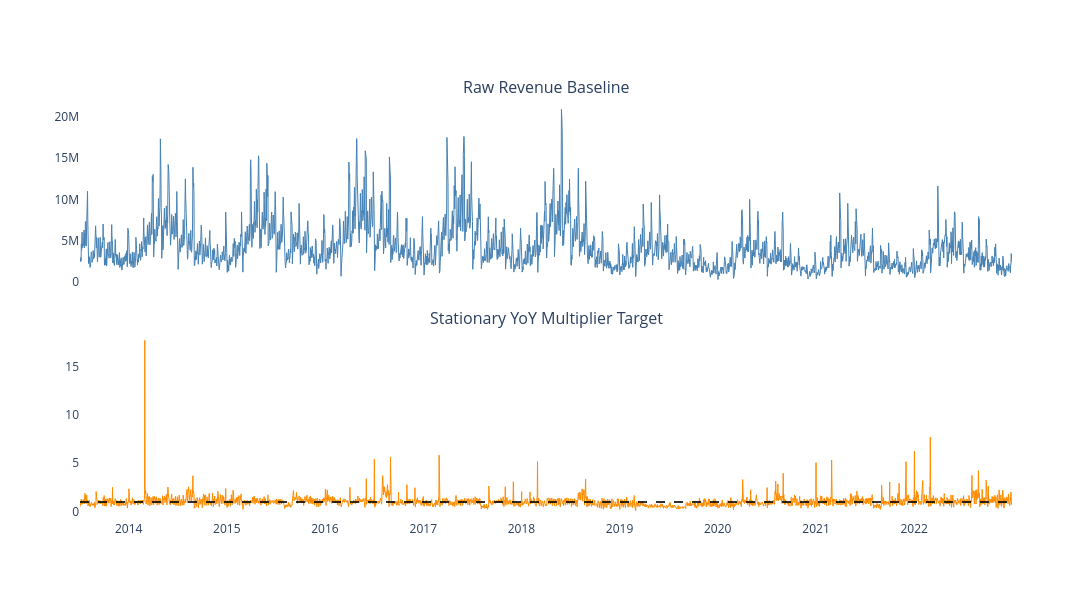
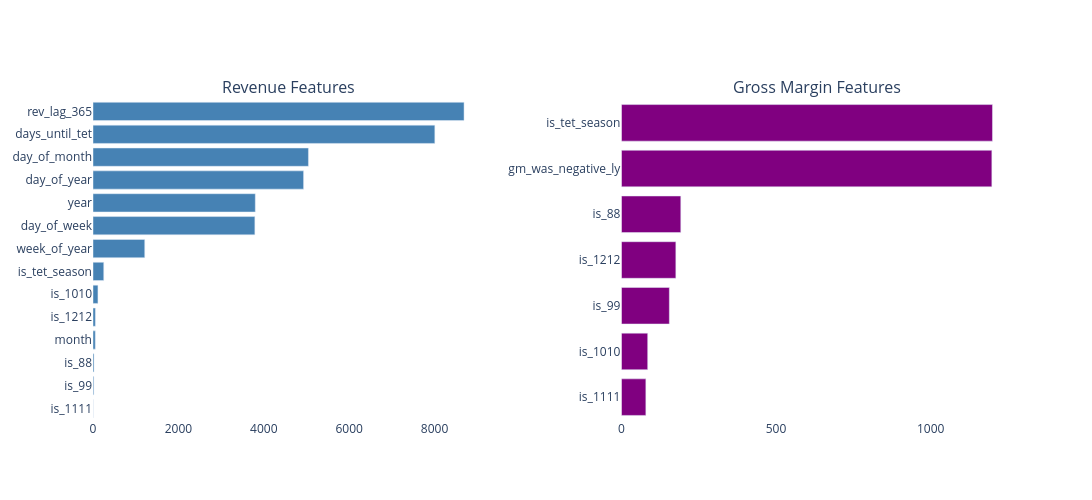

The cell these charts' notebook holds for them, in order:
### Code cell
fig_stat = make_subplots(
    rows=2, cols=1, 
    shared_xaxes=True,
    vertical_spacing=0.1,
    subplot_titles=(
        'Raw Revenue Baseline', 
        'Stationary YoY Multiplier Target'
    )
)

fig_stat.add_trace(
    go.Scatter(x=train_df['Date'], y=train_df['Revenue'], mode='lines', 
               line=dict(color='steelblue', width=1)), 
    row=1, col=1
)
fig_stat.add_trace(
    go.Scatter(x=train_df['Date'], y=train_df['rev_ratio_target'], mode='lines', 
               line=dict(color='darkorange', width=1)), 
    row=2, col=1
)
fig_stat.add_hline(y=1.0, line_dash="dash", line_color="black", opacity=0.8, row=2, col=1)

fig_stat.update_layout(height=600, width=1400, plot_bgcolor='white', hovermode='x unified', showlegend=False)
fig_stat.show()

rev_importance = pd.DataFrame({'Feature': feature_cols_rev, 'Importance': lgb_rev.feature_importances_}).sort_values(by='Importance')
gm_importance = pd.DataFrame({'Feature': feature_cols_gm, 'Importance': lgb_gm.feature_importances_}).sort_values(by='Importance')

fig_imp = make_subplots(rows=1, cols=2, horizontal_spacing=0.15, subplot_titles=('Revenue Features', 'Gross Margin Features'))
fig_imp.add_trace(go.Bar(y=rev_importance['Feature'], x=rev_importance['Importance'], orientation='h', marker_color='steelblue'), row=1, col=1)
fig_imp.add_trace(go.Bar(y=gm_importance['Feature'], x=gm_importance['Importance'], orientation='h', marker_color='purple'), row=1, col=2)

fig_imp.update_layout(height=500, width=1400, plot_bgcolor='white', showlegend=False)
fig_imp.show()

### Figure 1 — Plotly figure (JSON) as saved in the notebook; plotly's stock layout.template omitted (floating-point values rounded to 4 significant figures; data arrays with more than 128 entries replaced by an {"elided": "..."} marker saying what was removed)
{"data": [{"line": {"color": "steelblue", "width": 1}, "mode": "lines", "type": "scatter", "x": {"elided": "3468 str values"}, "xaxis": "x", "y": {"elided": "3468 float values"}, "yaxis": "y"}, {"line": {"color": "darkorange", "width": 1}, "mode": "lines", "type": "scatter", "x": {"elided": "3468 str values"}, "xaxis": "x2", "y": {"elided": "3468 float values"}, "yaxis": "y2"}], "layout": {"annotations": [{"font": {"size": 16}, "showarrow": false, "text": "Raw Revenue Baseline", "x": 0.5, "xanchor": "center", "xref": "paper", "y": 1, "yanchor": "bottom", "yref": "paper"}, {"font": {"size": 16}, "showarrow": false, "text": "Stationary YoY Multiplier Target", "x": 0.5, "xanchor": "center", "xref": "paper", "y": 0.45, "yanchor": "bottom", "yref": "paper"}], "height": 600, "hovermode": "x unified", "plot_bgcolor": "white", "shapes": [{"line": {"color": "black", "dash": "dash"}, "opacity": 0.8, "type": "line", "x0": 0, "x1": 1, "xref": "x2 domain", "y0": 1, "y1": 1, "yref": "y2"}], "showlegend": false, "width": 1400, "xaxis": {"anchor": "y", "domain": [0, 1], "matches": "x2", "showticklabels": false}, "xaxis2": {"anchor": "y2", "domain": [0, 1]}, "yaxis": {"anchor": "x", "domain": [0.55, 1]}, "yaxis2": {"anchor": "x2", "domain": [0, 0.45]}}}

### Figure 2 — Plotly figure (JSON) as saved in the notebook; plotly's stock layout.template omitted (floating-point values rounded to 4 significant figures)
{"data": [{"marker": {"color": "steelblue"}, "orientation": "h", "type": "bar", "x": [2, 18, 24, 54, 56, 116, 252, 1212, 3791, 3801, 4932, 5046, 8006, 8690], "xaxis": "x", "y": ["is_1111", "is_99", "is_88", "month", "is_1212", "is_1010", "is_tet_season", "week_of_year", "day_of_week", "year", "day_of_year", "day_of_month", "days_until_tet", "rev_lag_365"], "yaxis": "y"}, {"marker": {"color": "purple"}, "orientation": "h", "type": "bar", "x": [79, 85, 155, 176, 192, 1198, 1200], "xaxis": "x2", "y": ["is_1111", "is_1010", "is_99", "is_1212", "is_88", "gm_was_negative_ly", "is_tet_season"], "yaxis": "y2"}], "layout": {"annotations": [{"font": {"size": 16}, "showarrow": false, "text": "Revenue Features", "x": 0.2125, "xanchor": "center", "xref": "paper", "y": 1, "yanchor": "bottom", "yref": "paper"}, {"font": {"size": 16}, "showarrow": false, "text": "Gross Margin Features", "x": 0.7875, "xanchor": "center", "xref": "paper", "y": 1, "yanchor": "bottom", "yref": "paper"}], "height": 500, "plot_bgcolor": "white", "showlegend": false, "width": 1400, "xaxis": {"anchor": "y", "domain": [0, 0.425]}, "xaxis2": {"anchor": "y2", "domain": [0.575, 1]}, "yaxis": {"anchor": "x", "domain": [0, 1]}, "yaxis2": {"anchor": "x2", "domain": [0, 1]}}}
